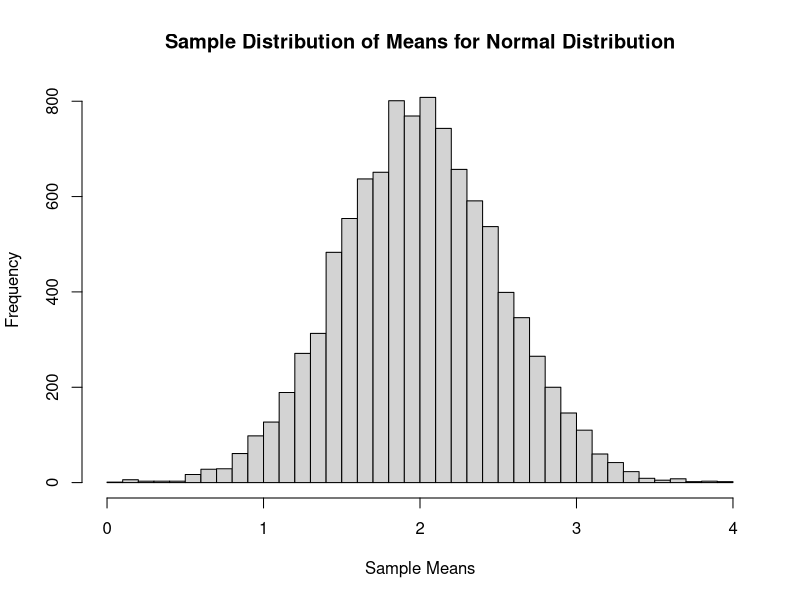
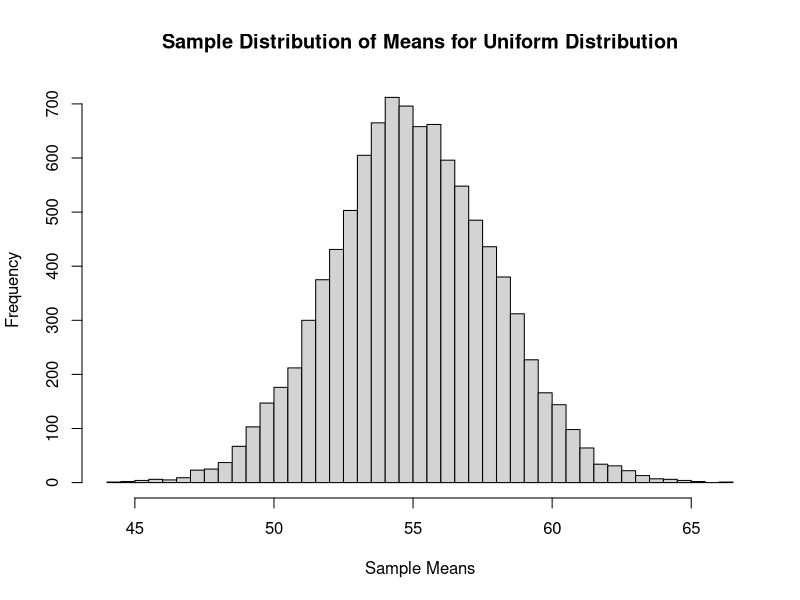
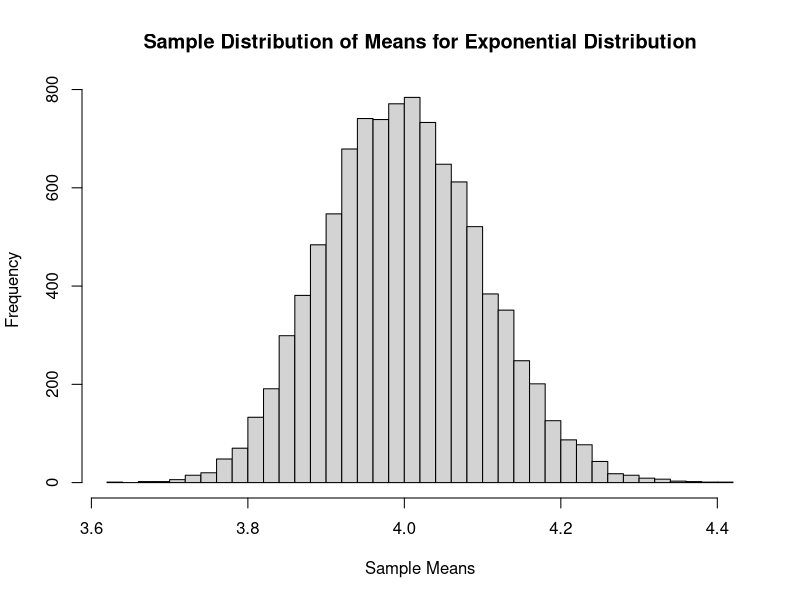
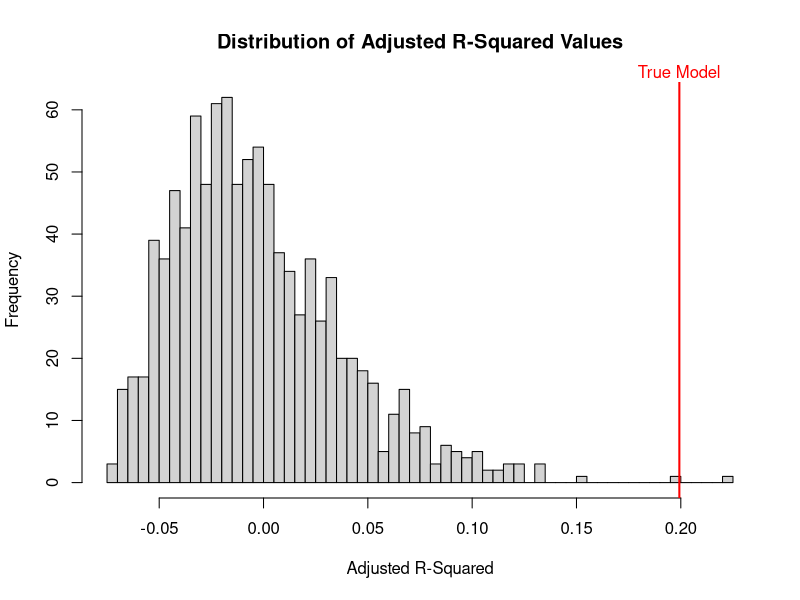

Here is the R script that generated these plots, in order:
#-----------------------------#
# Theory and Model Assessment #
#      Through Simulation     #
#                             #
#           Dr LaBarr         #
#-----------------------------#

# Needed Libraries for Analysis #
library(graphics)

# Theory Assessment - CLT #
sample.size <- 100
simulation.size <- 10000

X1 <- matrix(data=rnorm(n=(sample.size*simulation.size), mean=2, sd=5), nrow=simulation.size, ncol=sample.size, byrow=TRUE)
X2 <- matrix(data=runif(n=(sample.size*simulation.size), min=5, max=105), nrow=simulation.size, ncol=sample.size, byrow=TRUE)
X3 <- matrix(data=(rexp(n=(sample.size*simulation.size)) + 3), nrow=simulation.size, ncol=sample.size, byrow=TRUE)

Mean.X1 <- apply(X1,1,mean)
Mean.X2 <- apply(X2,1,mean)
Mean.X3 <- apply(X3,1,mean)

hist(Mean.X1, breaks=50, main='Sample Distribution of Means for Normal Distribution', xlab='Sample Means')
hist(Mean.X2, breaks=50, main='Sample Distribution of Means for Uniform Distribution', xlab='Sample Means')
hist(Mean.X3, breaks=50, main='Sample Distribution of Means for Exponential Distribution', xlab='Sample Means')

# Target Shuffling #
Fake <- data.frame(matrix(rnorm(n=(100*8)), nrow=100, ncol=8))
Err <- rnorm(n=100, mean=0, sd=8)
Y <- 5 + 2*Fake$X2 - 3*Fake$X8 + Err
Fake <- cbind(Fake, Err, Y)

sim <- 1000

Y.Shuffle <- matrix(0, nrow=100, ncol=sim)
for(j in 1:sim){
  Uniform <- runif(100)
  Y.Shuffle[,j] <- Y[order(Uniform)]
}

Y.Shuffle <- data.frame(Y.Shuffle)
colnames(Y.Shuffle) <- paste('Y.',seq(1:sim),sep="")

Fake <- data.frame(Fake, Y.Shuffle)

R.sq.A <- rep(0,sim)
for(i in 1:sim){
  R.sq.A[i] <- summary(lm(Fake[,10+i] ~ Fake$X1 + Fake$X2 + Fake$X3 + Fake$X4
                          + Fake$X5 + Fake$X6 + Fake$X7 + Fake$X8))$adj.r.squared
}
True.Rsq.A <- summary(lm(Fake$Y ~ Fake$X1 + Fake$X2 + Fake$X3 + Fake$X4
            + Fake$X5 + Fake$X6 + Fake$X7 + Fake$X8))$adj.r.squared

hist(c(R.sq.A,True.Rsq.A), breaks=50, main='Distribution of Adjusted R-Squared Values', xlab='Adjusted R-Squared')
abline(v = True.Rsq.A, col="red", lwd=2)
mtext("True Model", at=True.Rsq.A, col="red")

